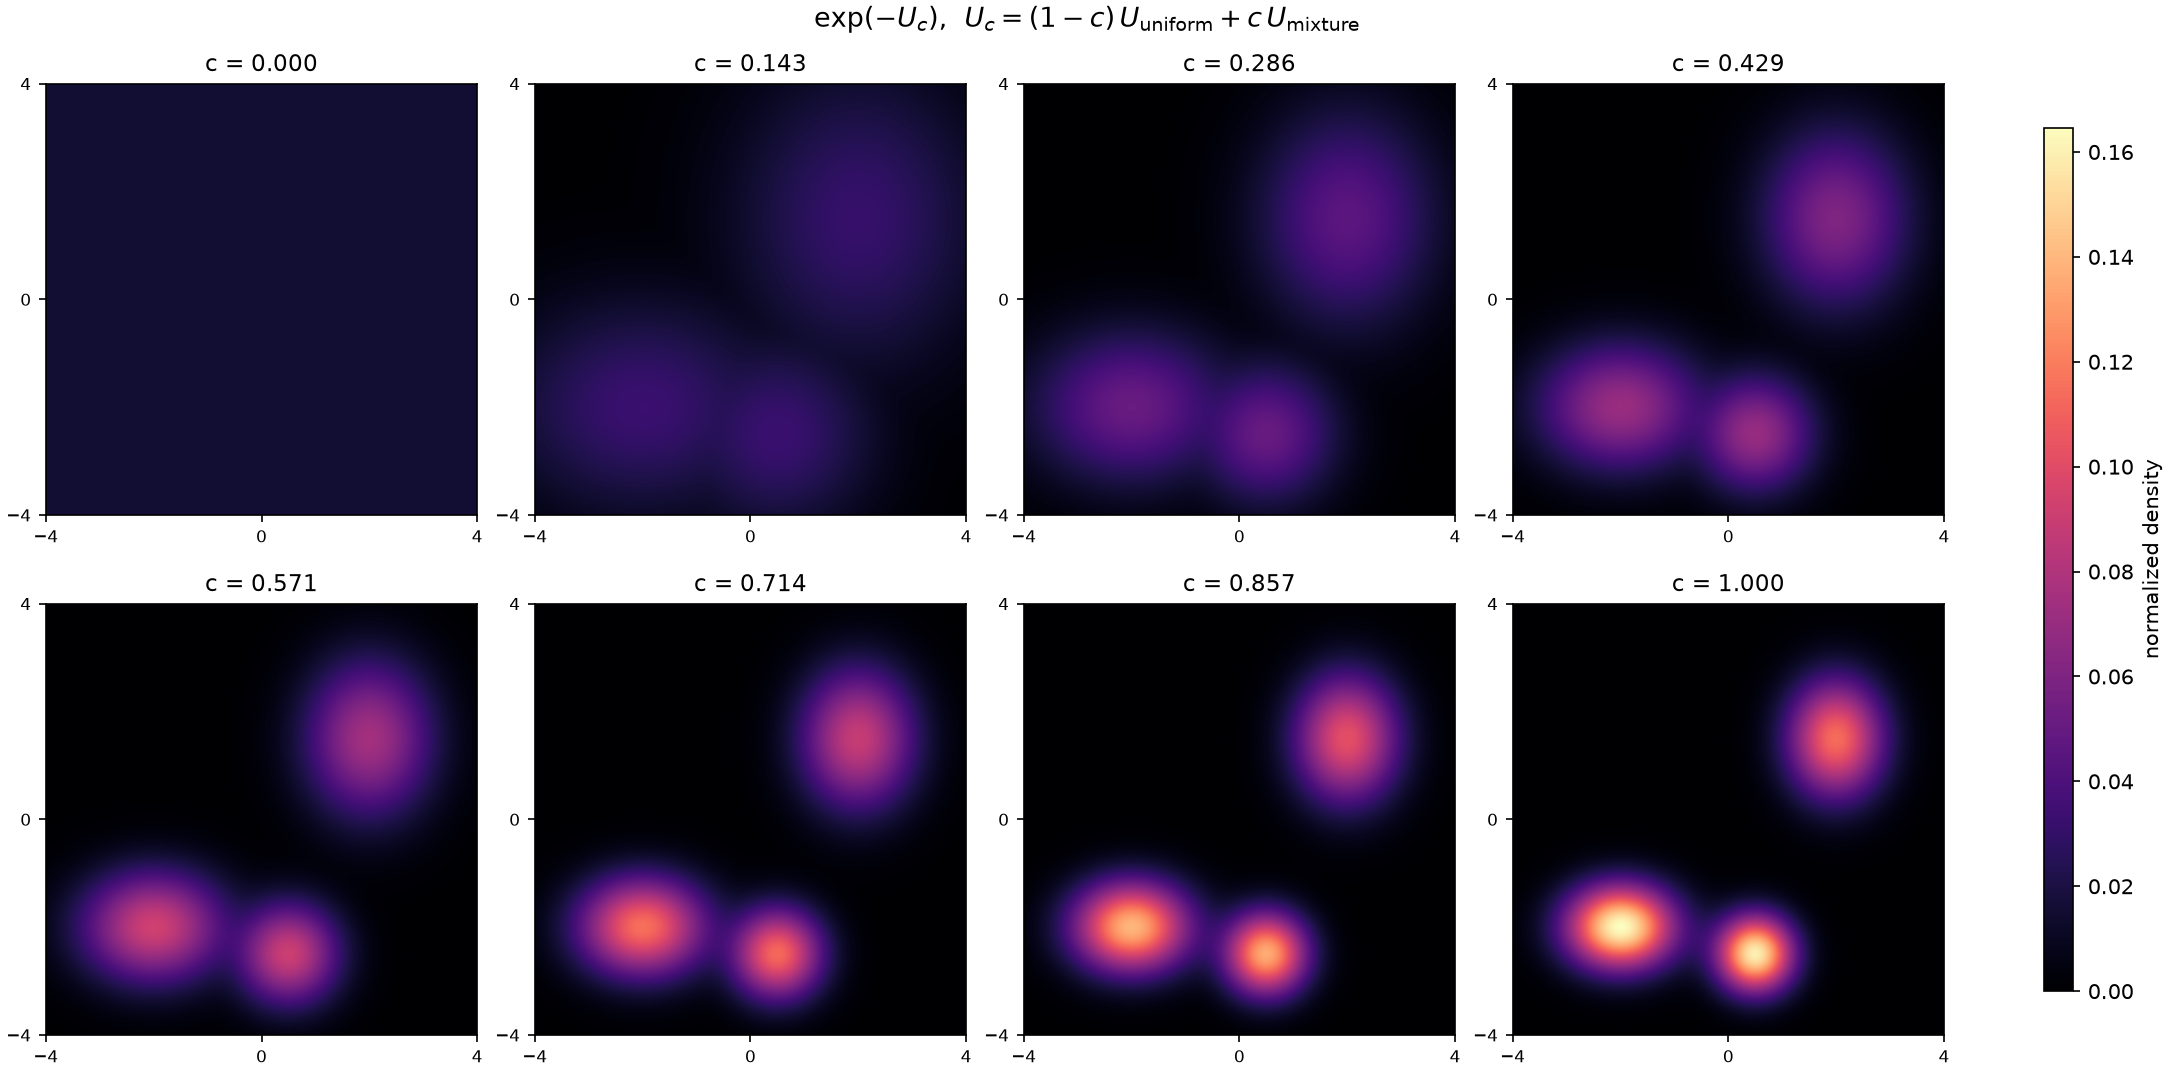

This chart was generated by the following Python code:
"""Standalone linear_combination test with a visual bridge (jflows only) —
run from the repo root as
`~/.envs/jax/bin/python -m smoke_tests.test_linear_combination`.

Builds the annealing bridge U_c = (1 - c) * U_uniform + c * U_gmm in 2D
with the potential algebra, checks it quantitatively at every rung, and
renders the normalized densities exp(-U_c) as a sequence of heatmaps
(smoke_tests/test_linear_combination.png) so the uniform -> Gaussian-
mixture transition is visible as a smooth concentration of mass.

This is the standard temperature-annealed Boltzmann-generator setting:
SMC / AIS anneal along exactly such a linear bridge of potentials, with
the rung coefficient c retuned per rung (no recompile — the coefficients
are an array leaf).

Checks per rung:
    1. algebra: U_c(x) == (1 - c) * U_uniform(x) + c * U_gmm(x);
    2. structure: two identity-merged terms, coeffs (1 - c, c);
    3. endpoints reproduce the pure potentials exactly;
    4. each panel's density normalizes to 1 on the plotting box.

Float64, on the default JAX backend (GPU when available; set
JAX_PLATFORMS=cpu to force CPU); GPU memory preallocation is disabled.
Exits nonzero on any failure.
"""

import os
import sys
import time

os.environ.setdefault("XLA_PYTHON_CLIENT_PREALLOCATE", "false")

import jax  # noqa: E402

jax.config.update("jax_enable_x64", True)

import jax.numpy as jnp  # noqa: E402
import matplotlib  # noqa: E402

matplotlib.use("Agg")
import matplotlib.pyplot as plt  # noqa: E402
import numpy as np  # noqa: E402

from jflows.potential import Nlog_Gaussian_Mixture, Nlog_Uniform  # noqa: E402

HERE = os.path.dirname(os.path.abspath(__file__))
LOG = os.path.join(HERE, "test_linear_combination.log")
PNG = os.path.join(HERE, "test_linear_combination.png")

FAILURES = 0
BOX = 4.0
RUNGS = [0.0, 1 / 7, 2 / 7, 3 / 7, 4 / 7, 5 / 7, 6 / 7, 1.0]


def log(msg: str) -> None:
    line = f"[{time.strftime('%H:%M:%S')}] {msg}"
    print(line, flush=True)
    with open(LOG, "a") as fh:
        fh.write(line + "\n")


def check(name: str, got, want, tol: float) -> None:
    global FAILURES
    got, want = np.asarray(got), np.asarray(want)
    err = float(np.max(np.abs(got - want))) if got.size else 0.0
    ok = got.shape == want.shape and err <= tol
    log(f"  {name}: max|Δ|={err:.3e} tol={tol:.1e} -> {'OK' if ok else 'FAIL'}")
    if not ok:
        FAILURES += 1


def check_true(name: str, cond: bool, detail: str = "") -> None:
    global FAILURES
    log(f"  {name}: {detail}{' ' if detail else ''}-> {'OK' if cond else 'FAIL'}")
    if not cond:
        FAILURES += 1


def main() -> None:
    log(f"START test_linear_combination | jax {jax.__version__} | {jax.default_backend()}")

    u0 = Nlog_Uniform([-BOX, -BOX], [BOX, BOX])
    u1 = Nlog_Gaussian_Mixture(
        weights=[0.4, 0.35, 0.25],
        mean=[[-2.0, -2.0], [2.0, 1.5], [0.5, -2.5]],
        variance=[[0.5, 0.3], [0.4, 0.6], [0.25, 0.25]],
    )

    n = 400
    g = jnp.linspace(-BOX, BOX, n)
    grid = jnp.stack(jnp.meshgrid(g, g, indexing="xy"), axis=-1).reshape(-1, 2)
    xs = jax.random.uniform(jax.random.key(0), (64, 2), minval=-BOX, maxval=BOX)

    log(f"bridge U_c = (1 - c) * U_uniform + c * U_gmm, rungs c = {np.round(RUNGS, 3)}")
    densities = []
    for c in RUNGS:
        bridge = (1.0 - c) * u0 + c * u1
        check(f"c={c:.3f} algebra", bridge(xs), (1.0 - c) * u0(xs) + c * u1(xs), tol=1e-14)
        check_true(
            f"c={c:.3f} structure",
            len(bridge.terms) == 2
            and bridge.terms[0] is u0
            and bridge.terms[1] is u1
            and np.allclose(np.asarray(bridge.coeffs), [1.0 - c, c], atol=0),
            f"terms 2, coeffs {np.asarray(bridge.coeffs).round(3)}",
        )
        q = np.array(jnp.exp(-bridge(grid)).reshape(n, n))
        Z = np.trapezoid(np.trapezoid(q, np.asarray(g), axis=1), np.asarray(g))
        q /= Z
        integral = float(np.trapezoid(np.trapezoid(q, np.asarray(g), axis=1), np.asarray(g)))
        check(f"c={c:.3f} normalisation", np.asarray(integral), np.asarray(1.0), tol=1e-12)
        densities.append(q)

    check("endpoint c=0 == uniform", densities[0], np.full((n, n), 1.0 / (2 * BOX) ** 2), tol=1e-15)
    q_gmm = np.array(jnp.exp(-u1(grid)).reshape(n, n))
    q_gmm /= np.trapezoid(np.trapezoid(q_gmm, np.asarray(g), axis=1), np.asarray(g))
    check("endpoint c=1 == mixture", densities[-1], q_gmm, tol=1e-14)

    log(f"rendering heatmaps -> {PNG}")
    vmax = max(q.max() for q in densities)
    fig, axes = plt.subplots(2, 4, figsize=(14.5, 7.2), constrained_layout=True)
    for ax, c, q in zip(axes.ravel(), RUNGS, densities):
        im = ax.imshow(
            q, origin="lower", extent=[-BOX, BOX, -BOX, BOX],
            cmap="magma", vmin=0.0, vmax=vmax, interpolation="bilinear",
        )
        ax.set_title(f"c = {c:.3f}", fontsize=11)
        ax.set_xticks([-4, 0, 4])
        ax.set_yticks([-4, 0, 4])
        ax.tick_params(labelsize=8)
    fig.suptitle(
        r"$\exp(-U_c)$,  $U_c = (1-c)\,U_{\mathrm{uniform}} + c\,U_{\mathrm{mixture}}$",
        fontsize=13,
    )
    cbar = fig.colorbar(im, ax=axes, shrink=0.85, aspect=30)
    cbar.set_label("normalized density", fontsize=10)
    fig.savefig(PNG, dpi=150)
    plt.close(fig)
    check_true("figure written", os.path.isfile(PNG) and os.path.getsize(PNG) > 10_000,
               f"{os.path.getsize(PNG)} bytes")

    if FAILURES:
        log(f"DONE — {FAILURES} FAILURE(S)")
        sys.exit(1)
    log(f"DONE — all linear_combination tests passed; figure at {PNG}")


if __name__ == "__main__":
    main()
